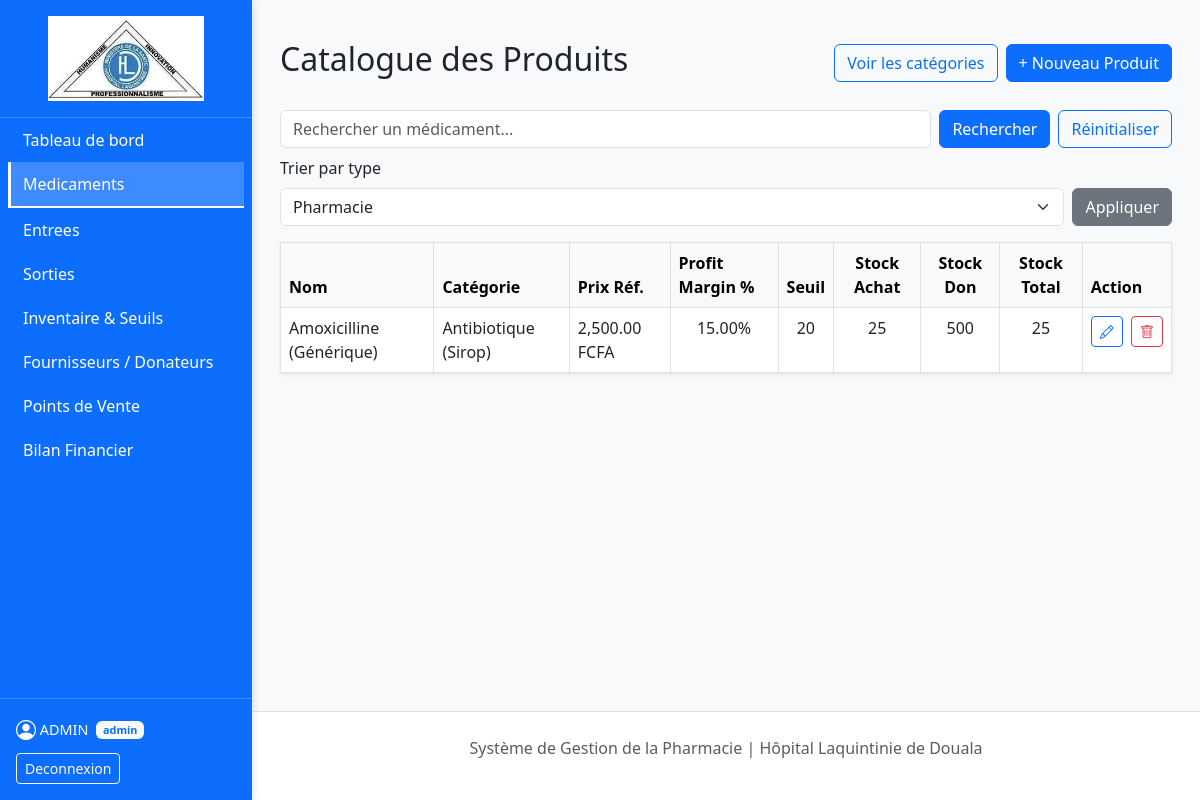
The page /pages/produits.php (signed in) on the database as committed earlier.
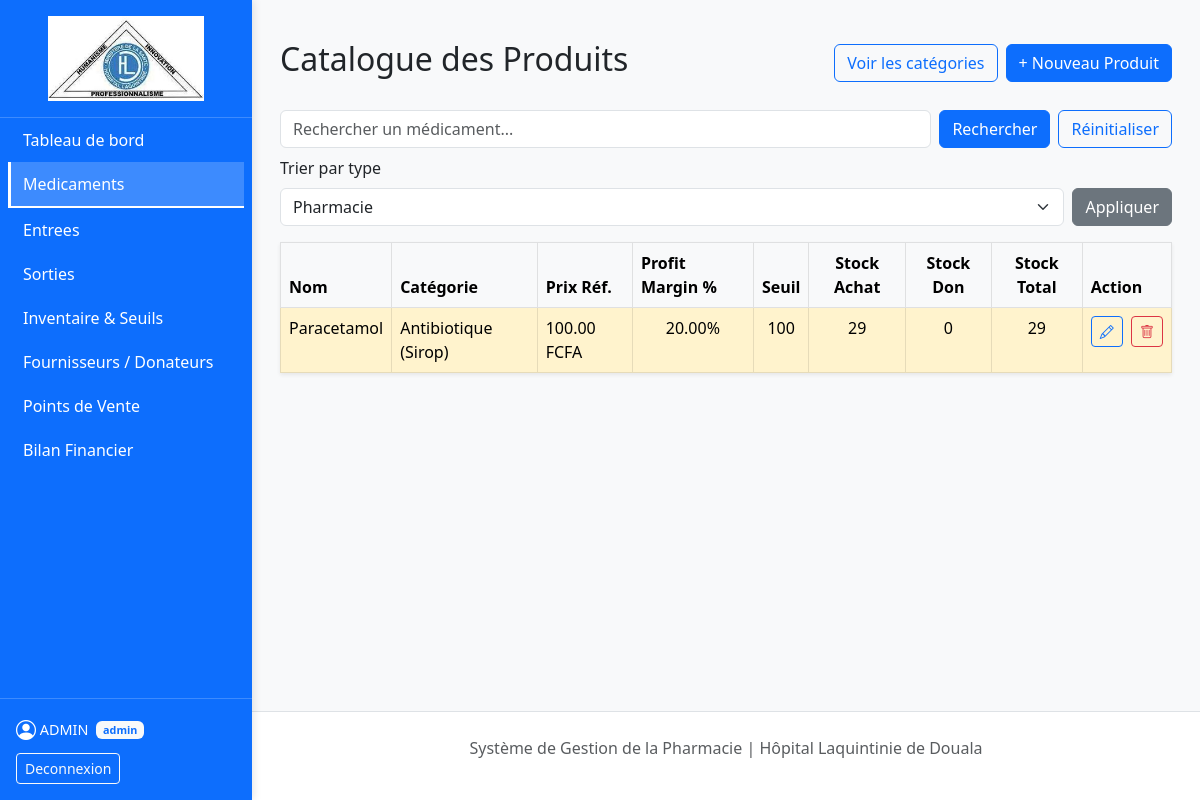
The same page on the database as committed later.
### tables this page shows
CREATE TABLE `produits` (
  `id_produit` int(11) NOT NULL,
  `id_categorie` int(10) UNSIGNED NOT NULL,
  `nom_medicament` varchar(150) NOT NULL,
  `type_produit` enum('Medicament','Laboratoire') DEFAULT 'Medicament',
  `seuil_alerte` int(11) DEFAULT NULL,
  `stock_total` int(11) DEFAULT NULL,
  `marge_pourcentage` decimal(5,2) DEFAULT 20.00,
  `prix_unitaire` decimal(10,2) DEFAULT NULL
);

CREATE TABLE `product_categories` (
  `id_categorie` int(10) UNSIGNED NOT NULL,
  `nom_categorie` varchar(100) NOT NULL,
  `forme` varchar(50) NOT NULL,
  `dosage` varchar(50) NOT NULL,
  `description` text DEFAULT NULL,
  `created_at` datetime DEFAULT current_timestamp()
);

### pages/produits.php (the view, shortened to what the changed rows need)
<?php
require_once '../config/db.php';
$isAdmin = ($_SESSION['role'] === 'admin');
$typeFilter = isset($_GET['type']) && in_array($_GET['type'], ['Medicament', 'Laboratoire']) ? $_GET['type'] : 'Medicament';
$sql_base = "SELECT p.*, c.nom_categorie, c.forme, c.dosage,
                COALESCE((SELECT SUM(sl.quantite_actuelle) FROM stock_lots sl WHERE sl.id_produit = p.id_produit AND sl.source_provenance = 'Achat'), 0) AS stock_achat,
                COALESCE((SELECT SUM(sl.quantite_actuelle) FROM stock_lots sl WHERE sl.id_produit = p.id_produit AND sl.source_provenance = 'Don'), 0) AS stock_don
             FROM produits p
             JOIN product_categories c ON p.id_categorie = c.id_categorie";
$whereClauses = ['p.type_produit = ?'];
$params = [$typeFilter];
$whereSql = ' WHERE ' . implode(' AND ', $whereClauses);
$stmt = $pdo->prepare("$sql_base$whereSql ORDER BY p.nom_medicament ASC");
$stmt->execute($params);
$produits = $stmt->fetchAll();
include '../includes/sidebar.php';
?>
<div class="container mt-4">
    <div class="d-flex justify-content-between align-items-center mb-4">
        <h2>Catalogue des Produits</h2>
    </div>
    <table class="table table-bordered bg-white shadow-sm">
        <thead class="table-light">
            <tr>
                <th>Nom</th>
                <th>Catégorie</th>
                <th>Prix Réf.</th>
                <th>Profit Margin %</th>
                <th class="text-center">Seuil</th>
                <th class="text-center">Stock Achat</th>
                <th class="text-center">Stock Don</th>
                <th class="text-center">Stock Total</th>
                <th>Action</th>
            </tr>
        </thead>
        <tbody>
            <?php foreach($produits as $p):
                $stock = (int)$p['stock_total'];
                $seuil = isset($p['seuil_alerte']) ? (int)$p['seuil_alerte'] : 0;
                $rowClass = $stock === 0 ? 'table-danger text-white' : ($stock <= $seuil ? 'table-warning' : '');
            ?>
                <tr class="<?= $rowClass ?>">
                    <td><?= htmlspecialchars($p['nom_medicament']) ?></td>
                    <td><?= htmlspecialchars($p['nom_categorie']) ?> (<?= htmlspecialchars($p['forme']) ?>)</td>
                    <td><?= number_format($p['prix_unitaire'] ?? 0, 2) ?> FCFA</td>
                    <td class="text-center"><?= $p['marge_pourcentage'] ?>%</td>
                    <td class="text-center"><?= $seuil ?></td>
                    <td class="text-center"><?= $p['stock_achat'] ?></td>
                    <td class="text-center"><?= $p['stock_don'] ?></td>
                    <td class="text-center"><?= $p['stock_total'] ?></td>
                    <td class="text-nowrap">
                        <?php if($isAdmin): ?>
                            <button class="btn btn-sm btn-outline-primary me-1" data-bs-toggle="modal" data-bs-target="#modalEditProduit"
                                data-id="<?= $p['id_produit'] ?>"
                                data-nom="<?= htmlspecialchars($p['nom_medicament']) ?>"
                                data-prix="<?= $p['prix_unitaire'] ?>"
                                data-marge="<?= $p['marge_pourcentage'] ?>"
                                data-seuil="<?= $p['seuil_alerte'] ?>"
                                data-categorie="<?= $p['id_categorie'] ?>"
                                title="Modifier">
                                <i class="bi bi-pencil"></i>
                            </button>
                            <form method="POST" class="d-inline" onsubmit="return confirm('Supprimer ce médicament ?');">
                                <button type="submit" name="btn_delete_produit" class="btn btn-sm btn-outline-danger" title="Supprimer">
                                    <i class="bi bi-trash"></i>
                                </button>
                            </form>
                        <?php else: ?>
                            -
                        <?php endif; ?>
                    </td>
                </tr>
            <?php endforeach; ?>
        </tbody>
    </table>
</div>
<?php include '../includes/footer.php'; ?>

Rows that differ between the two databases and show on the page:
removed produits: nom_medicament "Amoxicilline (Générique)", id_categorie.nom_categorie "Antibiotique", id_categorie.forme "Sirop", prix_unitaire "2,500.00", marge_pourcentage "15.00", seuil_alerte "20", stock_achat "25", stock_don "500", stock_total "25"
added produits: nom_medicament "Paracetamol", id_categorie.nom_categorie "Antibiotique", id_categorie.forme "Sirop", prix_unitaire "100.00", marge_pourcentage "20.00", seuil_alerte "100", stock_achat "29", stock_don "0", stock_total "29"
